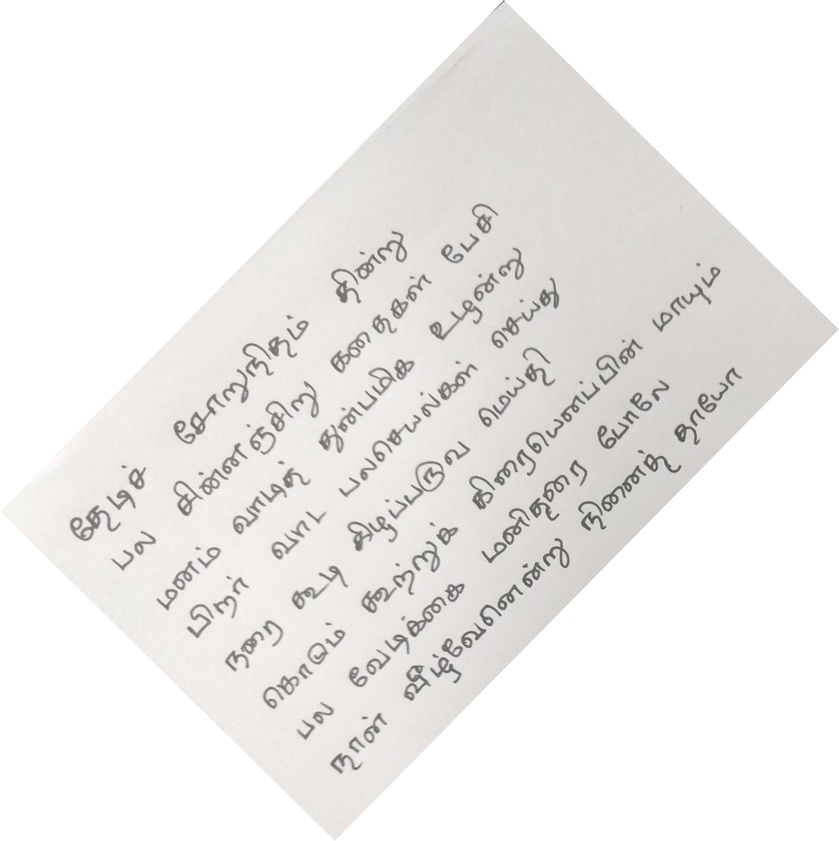
//> input picture SegmentationThingy/test1.jpg, 839 x 841 px, shrunk from 3109 x 3119 before the run
$ ./segmentation   (built with g++ and OpenCV 4)
//> lines starting //> are read from the running program, lines starting //| are printed output that depends on the picture; after the words box and inside, x2 and y2 are one past the last pixel; in counts of white or black regions, pixels touching at a corner belong together
#include <iostream>
#include <opencv2/opencv.hpp>

using namespace std;
using namespace cv;

int main() {

    Mat3b img = imread("test1.jpg");
//> img is the input picture: 841 rows x 839 cols, CV_8UC3; mean B, G, R 235.4, 236.9, 238.6

    Mat1b bin;
    cvtColor(img, bin, COLOR_BGR2GRAY);
    bin = bin < 200;
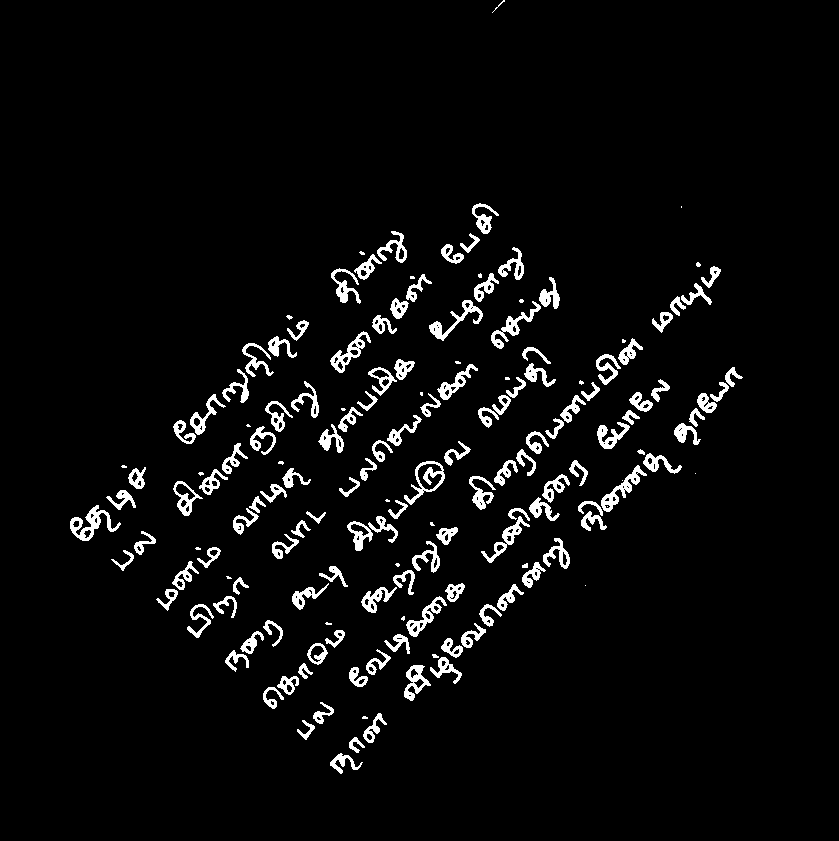
//> bin: 841 rows x 839 cols, CV_8UC1; 4.4% white; 162 white regions (28 under 20 px), largest, box (x1, y1, x2, y2) and area: (70, 505, 121, 541) 618, (601, 465, 647, 512) 546, (429, 300, 483, 341) 519

    vector<Point> pts;
    findNonZero(bin, pts);
//> pts = 31300 items

    RotatedRect box = minAreaRect(pts);
//> box = centre (444.6, 407.4), size (684.8, 459.9), angle -48

    cout << box.size.width << ", " << box.size.height << endl;
//| 684.769, 459.866

    Point2f vertices[4];
    box.points(vertices);
//> vertices = 4 Points (x, y): [386.2, 815.6], [44.59, 507.8], [503, -0.89], [844.6, 307]

    for(int i=0; i<4; i++)
        line(img, vertices[i], vertices[(i + 1) % 4], Scalar(0, 255, 0));
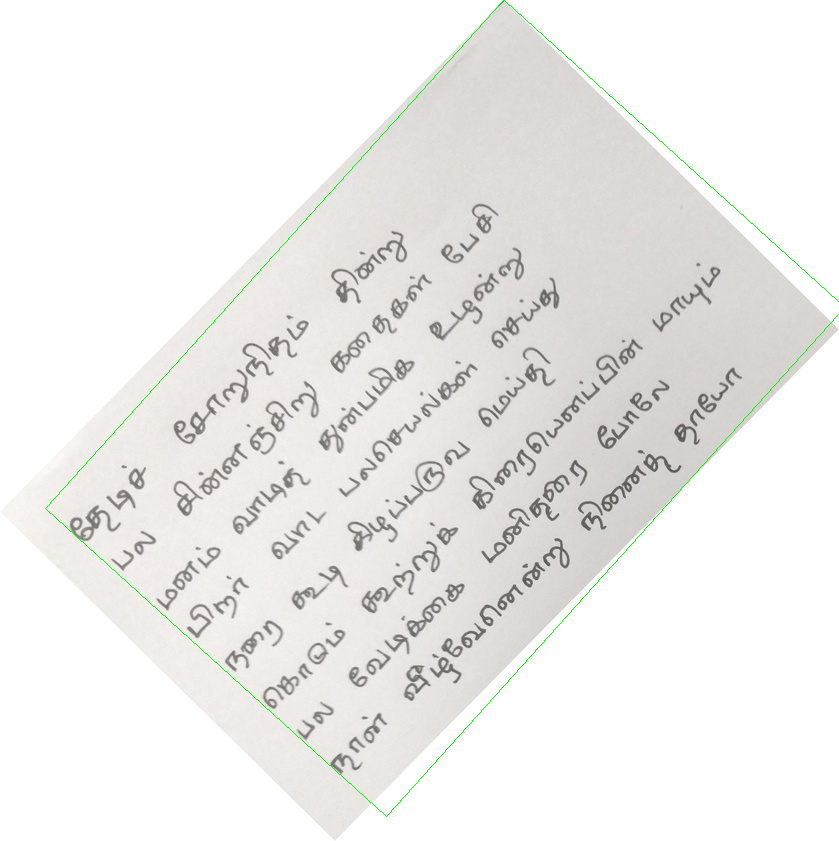
//> img: 841 rows x 839 cols, CV_8UC3; 0.24% of pixels changed, all inside (x1, y1, x2, y2) = (45, 0, 839, 817)

    Mat1b rotated;
    Mat M = getRotationMatrix2D(box.center, box.angle, 1.0);
//> M = [[0.669, -0.743, 449.6], [0.743, 0.669, -195.6]]
    warpAffine(bin, rotated, M, bin.size());
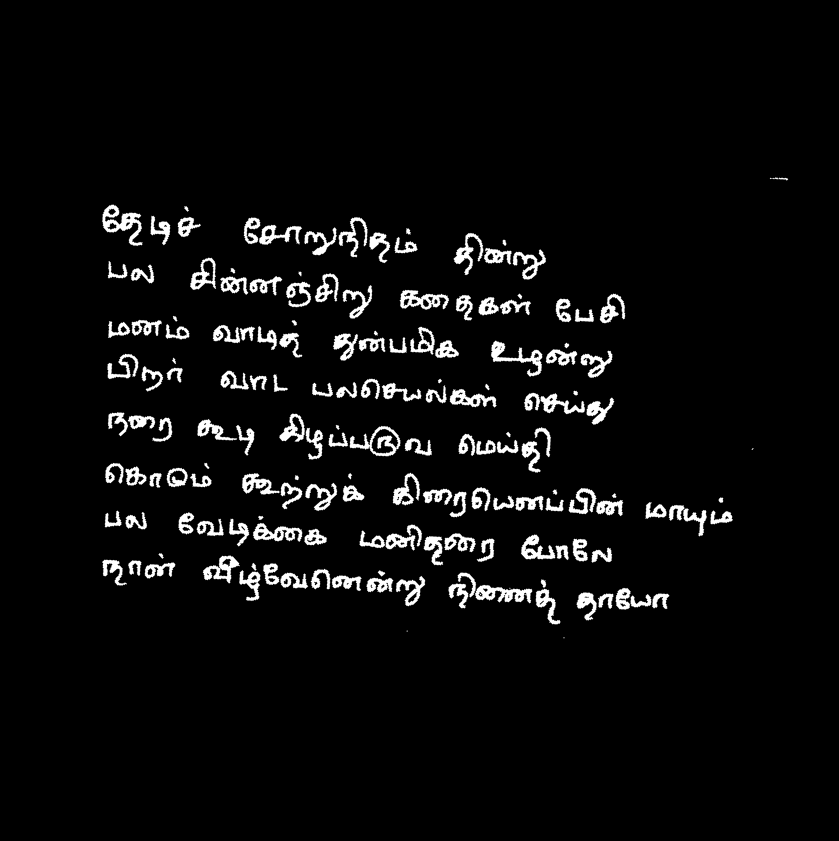
//> rotated: 841 rows x 839 cols, CV_8UC1; min 0, max 255, mean 11.3

    Mat1f horProj;
    reduce(rotated, horProj, 1, CV_REDUCE_AVG);
//> horProj = 841 values, max 45.86 at index 539, min 0 at index 0, mean 11.31

    // Remove noise in histogram. White bins identify space lines, black bins identify text lines
    float th = 0;
    Mat1b hist = horProj <= th;
//> hist = 841 values, max 255 at index 0, min 0 at index 177, mean 124.9

    // Get mean coordinate of white white pixels groups
    vector<int> ycoords;
    int y = 0;
    int count = 0;
    bool isSpace = false;
    for (int i = 0; i < rotated.rows; ++i)
    {
        if (!isSpace)
        {
            if (hist(i))
            {
                isSpace = true;
                count = 1;
                y = i;
            }
        }
        else
        {
            if (!hist(i))
            {
                isSpace = false;
                ycoords.push_back(y / count);
            }
            else
            {
                y += i;
                count++;
            }
        }
    }
//> after the loop, isSpace = true; count = 202; y = 149379; ycoords = [88, 192, 627, 634]

    // Draw line as final result
    Mat3b result;
    cvtColor(rotated, result, COLOR_GRAY2BGR);
    for (int i = 0; i < ycoords.size(); ++i)
    {
        line(result, Point(0, ycoords[i]), Point(result.cols, ycoords[i]), Scalar(0, 255, 0));
    }
//> this loop made 4 passes
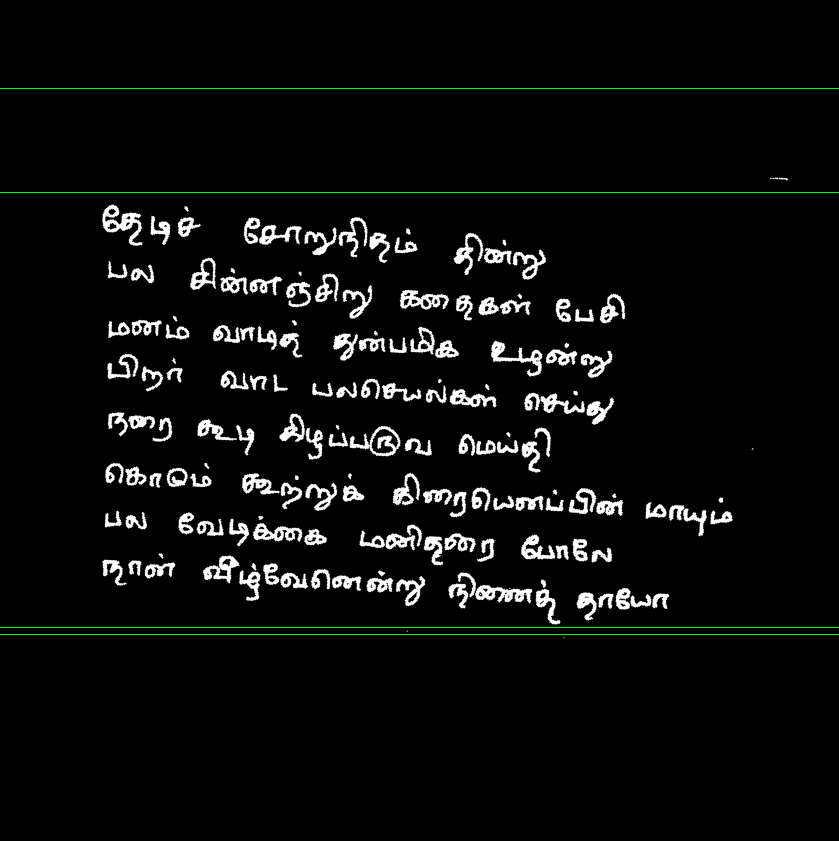
//> result: 841 rows x 839 cols, CV_8UC3; mean B, G, R 11.3, 12.5, 11.3

    imwrite("bin.jpg", result);

    return 0;
}
